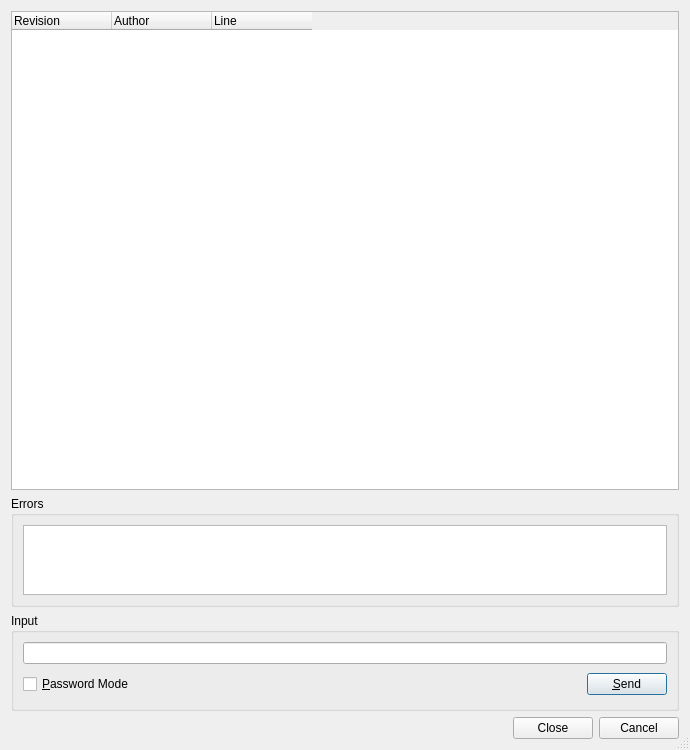
<?xml version="1.0" encoding="UTF-8"?>
<ui version="4.0">
 <class>SvnBlameDialog</class>
 <widget class="QDialog" name="SvnBlameDialog">
  <property name="geometry">
   <rect>
    <x>0</x>
    <y>0</y>
    <width>690</width>
    <height>750</height>
   </rect>
  </property>
  <property name="windowTitle">
   <string>Subversion Blame</string>
  </property>
  <property name="sizeGripEnabled">
   <bool>true</bool>
  </property>
  <layout class="QVBoxLayout">
   <item>
    <widget class="QTreeWidget" name="blameList">
     <property name="sizePolicy">
      <sizepolicy hsizetype="Expanding" vsizetype="Expanding">
       <horstretch>0</horstretch>
       <verstretch>6</verstretch>
      </sizepolicy>
     </property>
     <property name="alternatingRowColors">
      <bool>true</bool>
     </property>
     <property name="selectionMode">
      <enum>QAbstractItemView::NoSelection</enum>
     </property>
     <property name="rootIsDecorated">
      <bool>false</bool>
     </property>
     <property name="itemsExpandable">
      <bool>false</bool>
     </property>
     <attribute name="headerStretchLastSection">
      <bool>false</bool>
     </attribute>
     <column>
      <property name="text">
       <string>Revision</string>
      </property>
     </column>
     <column>
      <property name="text">
       <string>Author</string>
      </property>
     </column>
     <column>
      <property name="text">
       <string>Line</string>
      </property>
     </column>
    </widget>
   </item>
   <item>
    <widget class="QGroupBox" name="errorGroup">
     <property name="sizePolicy">
      <sizepolicy hsizetype="Preferred" vsizetype="Expanding">
       <horstretch>0</horstretch>
       <verstretch>1</verstretch>
      </sizepolicy>
     </property>
     <property name="title">
      <string>Errors</string>
     </property>
     <layout class="QVBoxLayout">
      <item>
       <widget class="QTextEdit" name="errors">
        <property name="readOnly">
         <bool>true</bool>
        </property>
        <property name="acceptRichText">
         <bool>false</bool>
        </property>
       </widget>
      </item>
     </layout>
    </widget>
   </item>
   <item>
    <widget class="QGroupBox" name="inputGroup">
     <property name="title">
      <string>Input</string>
     </property>
     <layout class="QGridLayout">
      <item row="1" column="1">
       <spacer>
        <property name="orientation">
         <enum>Qt::Horizontal</enum>
        </property>
        <property name="sizeType">
         <enum>QSizePolicy::Expanding</enum>
        </property>
        <property name="sizeHint" stdset="0">
         <size>
          <width>327</width>
          <height>29</height>
         </size>
        </property>
       </spacer>
      </item>
      <item row="1" column="2">
       <widget class="QPushButton" name="sendButton">
        <property name="toolTip">
         <string>Press to send the input to the subversion process</string>
        </property>
        <property name="text">
         <string>&amp;Send</string>
        </property>
        <property name="shortcut">
         <string>Alt+S</string>
        </property>
       </widget>
      </item>
      <item row="0" column="0" colspan="3">
       <widget class="QLineEdit" name="input">
        <property name="toolTip">
         <string>Enter data to be sent to the subversion process</string>
        </property>
       </widget>
      </item>
      <item row="1" column="0">
       <widget class="QCheckBox" name="passwordCheckBox">
        <property name="toolTip">
         <string>Select to switch the input field to password mode</string>
        </property>
        <property name="text">
         <string>&amp;Password Mode</string>
        </property>
        <property name="shortcut">
         <string>Alt+P</string>
        </property>
       </widget>
      </item>
     </layout>
    </widget>
   </item>
   <item>
    <widget class="QDialogButtonBox" name="buttonBox">
     <property name="orientation">
      <enum>Qt::Horizontal</enum>
     </property>
     <property name="standardButtons">
      <set>QDialogButtonBox::Cancel|QDialogButtonBox::Close</set>
     </property>
    </widget>
   </item>
  </layout>
 </widget>
 <tabstops>
  <tabstop>blameList</tabstop>
  <tabstop>errors</tabstop>
  <tabstop>input</tabstop>
  <tabstop>passwordCheckBox</tabstop>
  <tabstop>sendButton</tabstop>
  <tabstop>buttonBox</tabstop>
 </tabstops>
 <resources/>
 <connections/>
</ui>
